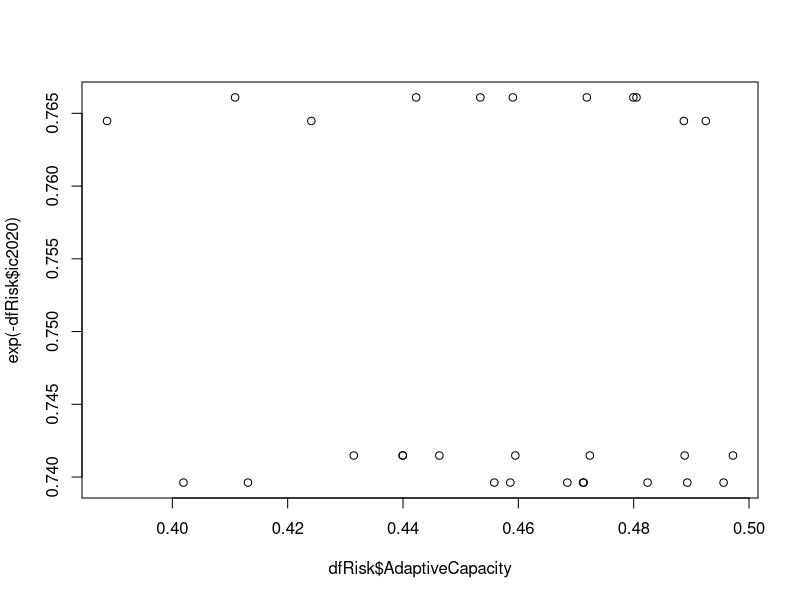
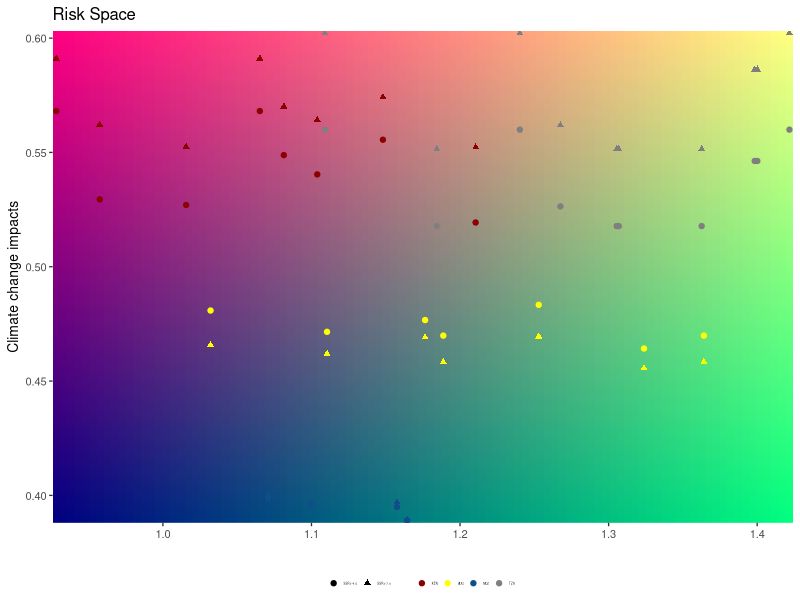
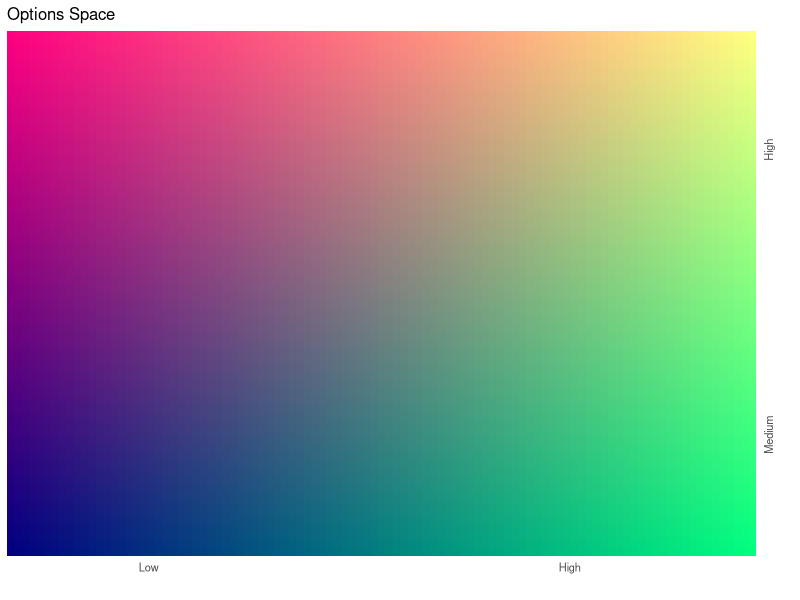
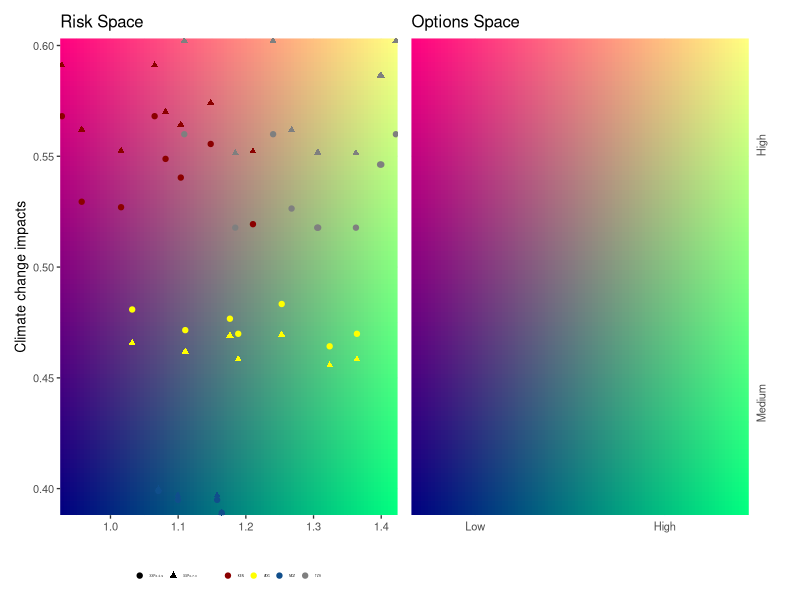
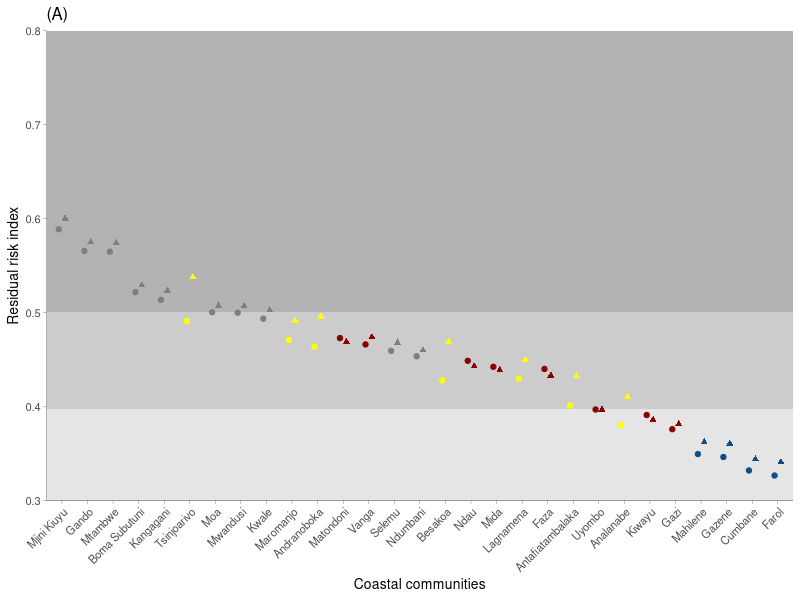
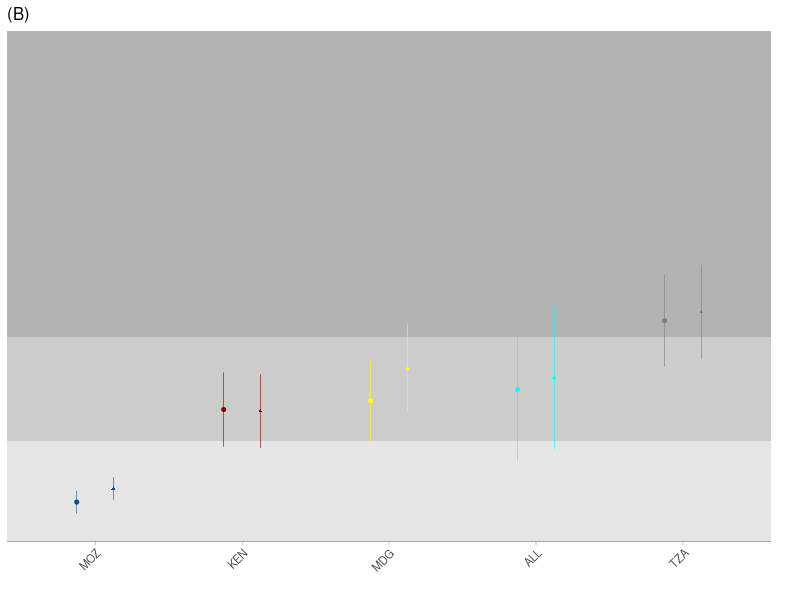
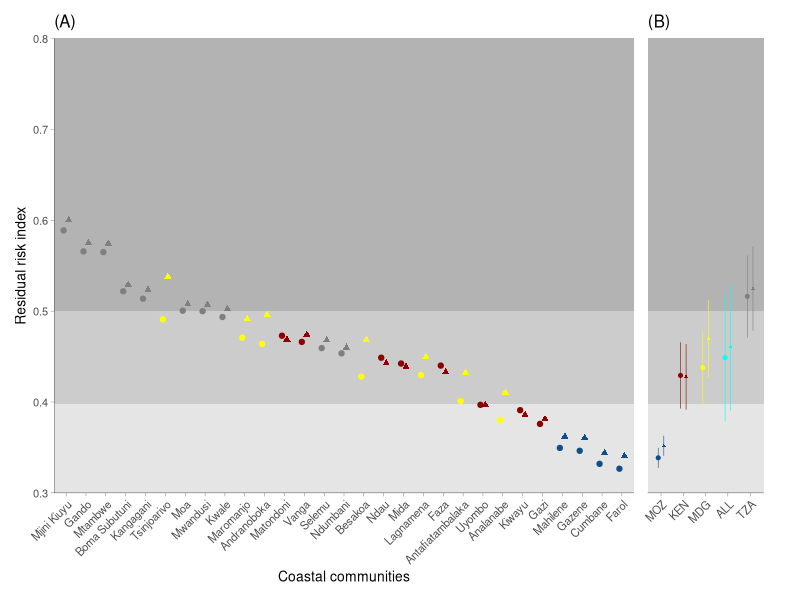
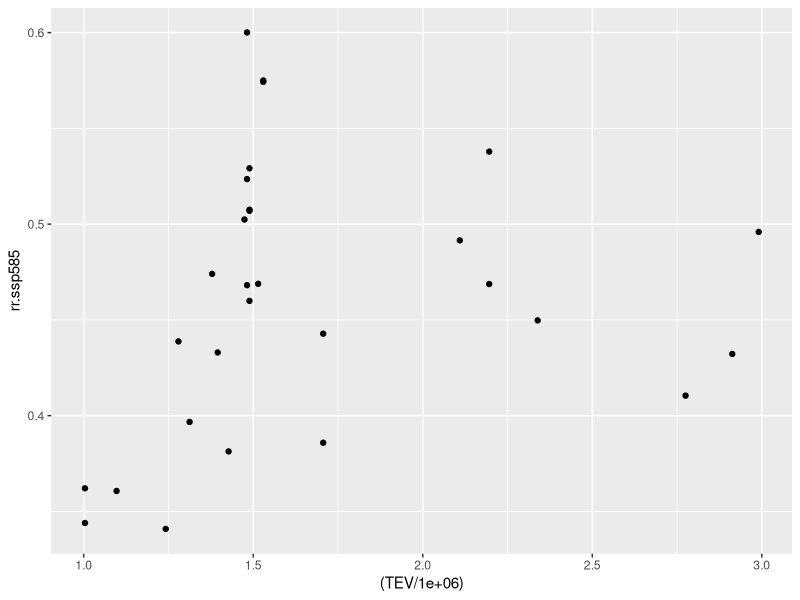

Write the R code that produced these figures, in order.
library(tidyverse)
dfRisk <- read_csv("2_Data/spreadsheet/RiskDataFINAL.csv")
dfRisk <- dfRisk %>% mutate(ISO3 = Country,
                            ISO3 = ifelse(ISO3 == "Kenya", "KEN", ISO3),
                            ISO3 = ifelse(ISO3 == "Tanzania", "TZA", ISO3),
                            ISO3 = ifelse(ISO3 == "Madagascar", "MDG", ISO3),
                            ISO3 = ifelse(ISO3 == "Mozambique", "MOZ", ISO3))
I_Ctrl <- read_csv("2_Data/spreadsheet/ImpactControl.csv")
dfRisk <- merge(dfRisk, I_Ctrl, by.x = "ISO3")
plot(dfRisk$AdaptiveCapacity, exp(-dfRisk$ic2020))

df <- rbind(data.frame(sce = "SSP2-4.5", impact = dfRisk$imp.ssp245.2050, vulnerab = dfRisk$Sensitivity/dfRisk$AdaptiveCapacity, village = dfRisk$Villages, ISO3 = dfRisk$ISO3),
            data.frame(sce = "SSP3-7.0", impact = dfRisk$imp.ssp370.2050, vulnerab = dfRisk$Sensitivity/dfRisk$AdaptiveCapacity, village = dfRisk$Villages, ISO3 = dfRisk$ISO3))
yR <- range(df$impact);xR <- range(df$vulnerab)
lgd <- expand.grid(x = seq(xR[1],xR[2], diff(xR)/100), 
                   y = seq(yR[1],yR[2], diff(yR)/100)) %>% 
  mutate(x1 = scales::rescale(x),
         y1 = scales::rescale(y),
         mix = rgb(y1,x1,.5))
# Q1 <- summary(df$impact)[[2]] #first quartile
# Q3 <- summary(df$impact)[[5]] #third quartile
# MdV <- median(df$vulnerab)
(plt1 <- ggplot()+
    
    # geom_rect(aes(fill = "LL", xmin = -Inf, xmax = MdV, ymin = -Inf, ymax = Q1), show.legend = FALSE)+
    # geom_rect(aes(fill = "ML", xmin = -Inf, xmax = MdV, ymin = Q1, ymax = Q3), show.legend = FALSE)+
    # geom_rect(aes(fill = "HL", xmin = -Inf, xmax = MdV, ymin = Q3, ymax = Inf), show.legend = FALSE)+
    # geom_rect(aes(fill = "LH", xmin = MdV, xmax = Inf, ymin = -Inf, ymax = Q1), show.legend = FALSE)+
    # geom_rect(aes(fill = "MH", xmin = MdV, xmax = Inf, ymin = Q1, ymax = Q3), show.legend = FALSE)+
    # geom_rect(aes(fill = "HH", xmin = MdV, xmax = Inf, ymin = Q3, ymax = Inf), show.legend = FALSE)+
    # scale_fill_manual(values = c("LL"="#595757","ML"="#806587","HL"="#A874B8",
    #                             "LH"="#468C38","MH"="#8CA289","HH"="#D3B9DB")) +
    geom_raster(data = lgd, aes(x = x, y = y, fill = mix))+
    scale_fill_identity()+
    geom_point(data = df, aes(x = vulnerab, y = impact, colour = ISO3, shape=sce), size = 1.5) +
    labs(y = "Climate change impacts", x = "", title = "Risk Space")+
    scale_colour_manual(name="", values = c("KEN"="darkred","MDG"="yellow","MOZ"="dodgerblue4","TZA"="grey50"))+
    theme_bw(base_size = 10)+
    scale_x_continuous(expand = c(0,0))+scale_y_continuous(expand = c(0,0))+
    scale_shape_manual(values = c("SSP2-4.5" = 19, "SSP3-7.0" = 17))+
    #geom_vline(xintercept = median(df$vulnerab, na.rm = TRUE), linetype = 2, linewidth = .5, colour = "grey80")+
    theme(legend.position = "bottom",
          legend.title = element_blank(),
          legend.background = element_rect(fill = NA),
          legend.key.size = unit(1, 'cm'),
          legend.text = element_text(size = 2),
          legend.key.height = unit(.1, 'cm'),
          legend.key.width = unit(.1, 'cm'), 
          
          panel.border = element_blank()))

(plt2 <- ggplot()+
    # geom_rect(aes(fill = "LL", xmin = -Inf, xmax = MdV, ymin = -Inf, ymax = Q1), show.legend = FALSE)+
    # geom_rect(aes(fill = "ML", xmin = -Inf, xmax = MdV, ymin = Q1, ymax = Q3), show.legend = FALSE)+
    # geom_rect(aes(fill = "HL", xmin = -Inf, xmax = MdV, ymin = Q3, ymax = Inf), show.legend = FALSE)+
    # geom_rect(aes(fill = "LH", xmin = MdV, xmax = Inf, ymin = -Inf, ymax = Q1), show.legend = FALSE)+
    # geom_rect(aes(fill = "MH", xmin = MdV, xmax = Inf, ymin = Q1, ymax = Q3), show.legend = FALSE)+
    # geom_rect(aes(fill = "HH", xmin = MdV, xmax = Inf, ymin = Q3, ymax = Inf), show.legend = FALSE)+
    # scale_fill_manual(values = c("LL"="#595757","ML"="#806587","HL"="#A874B8","LH"="#468C38","MH"="#8CA289","HH"="#D3B9DB")) +
    geom_raster(data = lgd, aes(x = x, y = y, fill = mix))+
    scale_fill_identity()+
    
    geom_point(data = df, aes(x = vulnerab, y = impact), alpha = 0) +
    labs(y = "", x = "", title = "Options Space")+
    scale_y_continuous(breaks = c(.3, .43, .55), labels = c("Low", "Medium", "High") , position = "right", expand = c(0,0))+
    scale_x_continuous(breaks = c(1.02, 1.3), labels = c("Low","High"), expand = c(0,0))+
    theme_bw(base_size = 10)+
    theme(axis.text.y = element_text(angle = 90),
          axis.ticks = element_blank(), 
          panel.border = element_blank()))

library(patchwork)
plt1+plt2+plot_layout(ncol = 2)
#ggsave("outputs/xx1.png", width = 5.5, height = 4, dpi = 1200)

dfRisk<- dfRisk %>% mutate(rr.ssp585 = ((imp.ssp585.2050*Sensitivity)/AdaptiveCapacity)*exp(-ic2020),
                           rr.ssp245 = ((imp.ssp245.2050*Sensitivity)/AdaptiveCapacity)*exp(-ic2020))
df <- rbind(data.frame(sce = "SSP2-4.5", risk = (dfRisk$rr.ssp245), village = dfRisk$Villages, ISO3 = dfRisk$ISO3),
            data.frame(sce = "SSP5-8.5", risk = (dfRisk$rr.ssp585), village = dfRisk$Villages, ISO3 = dfRisk$ISO3))
Q1 <- summary(df$risk)[[2]] #first quartile
Q3 <- summary(df$risk)[[5]] #third quartile
(plt2 <- ggplot(data = df)+
    geom_rect(fill = "grey90", xmin = -Inf, xmax = Inf, ymin = -Inf, ymax = Q1)+
    geom_rect(fill = "grey80", xmin = -Inf, xmax = Inf, ymin = Q1, ymax = Q3)+
    geom_rect(fill = "grey70", xmin = -Inf, xmax = Inf, ymin = Q3, ymax = Inf)+
    #geom_col(aes(reorder(Villages, risk.ssp370.2050), risk.ssp370.2050), width = .2, fill = "grey90")+
    geom_point(aes(x=reorder(village,-risk), y=risk, colour = ISO3, shape = sce), size = 1.5, position = position_dodge2(width =.5))+
    #geom_text(aes(x=reorder(village,risk), y=risk, label = round(risk,2)), size = 2, colour = "black", fontface = "bold",position = position_dodge(width =.5))+
    labs(x = "Coastal communities", y = "Residual risk index", title = "(A)")+
    scale_y_continuous(expand = c(0,0), limits = c(.3,.8), breaks = seq(.3,.8, 0.1))+
    scale_shape_manual(values = c("SSP2-4.5" = 19, "SSP5-8.5" = 17))+
    theme_classic(base_size = 10)+
    scale_colour_manual(name="", values = c("KEN"="darkred","MDG"="yellow","MOZ"="dodgerblue4","TZA"="grey50"))+
    scale_fill_manual(name="", values = c("KEN"="darkred","MDG"="yellow","MOZ"="dodgerblue4","TZA"="grey50"))+
    theme(legend.position = "", 
          legend.background = element_rect(fill = NA),
          axis.text.x = element_text(angle = 45, vjust = 1, hjust = 1),
          axis.line = element_line(linewidth = .1), 
          axis.ticks = element_line(linewidth = .1)))

df1 <- dfRisk %>% group_by(ISO3) %>% 
  summarise(mn.585 = mean(rr.ssp585),
            sd.585 = sd(rr.ssp585),
            mn.245 = mean(rr.ssp245),
            sd.245 = sd(rr.ssp245)) %>% ungroup()

df2 <- dfRisk %>% 
  summarise(mn.585 = mean(rr.ssp585),
            sd.585 = sd(rr.ssp585),
            mn.245 = mean(rr.ssp245),
            sd.245 = sd(rr.ssp245)) 
df2 <- cbind(ISO3 = "ALL", df2)
df <- rbind(df1, df2)

df <- rbind(data.frame(sce = "SSP2-4.5", MN = df$mn.245, LL = df$mn.245-df$sd.245, UL = df$mn.245+df$sd.245, ISO3 = df$ISO3),
            data.frame(sce = "SSP5-8.5", MN = df$mn.585, LL = df$mn.585-df$sd.585, UL = df$mn.585+df$sd.585, ISO3 = df$ISO3)) %>% group_by (ISO3) %>% mutate(sortMag = mean(MN))
(plt3 <- ggplot(data = df)+
    geom_rect(fill = "grey90", xmin = -Inf, xmax = Inf, ymin = -Inf, ymax = Q1)+
    geom_rect(fill = "grey80", xmin = -Inf, xmax = Inf, ymin = Q1, ymax = Q3)+
    geom_rect(fill = "grey70", xmin = -Inf, xmax = Inf, ymin = Q3, ymax = Inf)+
    geom_pointrange(aes(x = reorder(ISO3, sortMag), y = MN, ymin = LL, ymax = UL, colour=ISO3, shape = sce),
                    size=.1, linewidth = .2, position = position_dodge(width =.5))+
    scale_colour_manual(name="", values = c("KEN"="darkred","MDG"="yellow","MOZ"="dodgerblue4","TZA"="grey50", "ALL"="cyan"))+
    scale_shape_manual(values = c("SSP2-4.5" = 19, "SSP5-8.5" = 17))+
    labs(y = "", x="", title = "(B)")+
    scale_y_continuous(expand = c(0,0), limits = c(.3,.8), breaks = seq(.3,.8, 0.1),position = "right")+
    theme_classic(base_size = 10)+
    theme(legend.position = "", 
          panel.background = element_rect(fill = "transparent", colour = NA),
          plot.background = element_rect(fill = "transparent"),
          axis.text.x = element_text(angle = 45, vjust = 1, hjust = 1),
          axis.line.y = element_blank(),
          axis.text.y = element_blank(),
          axis.ticks.y = element_blank(),
          panel.border = element_blank(), 
          axis.line = element_line(linewidth = .1), 
          axis.ticks.x = element_line(linewidth = .1)))
#plt1 + annotation_custom(ggplotGrob(plt2), xmin = 1, xmax = 14, ymin = .5, ymax = .79)
plt2+plt3+plot_layout(ncol = 2, widths = c(5,1))
ggsave("3_Outputs/plots/3_RiskResidual.png", dpi = 1200, height = 4, width = 8)


dfRisk %>% ggplot() + geom_point(aes(x = (TEV/1e6), y = rr.ssp585))
dfRisk %>% ggplot() + geom_point(aes(x = (TEV/1e6), y = imp.ssp370.2050))
